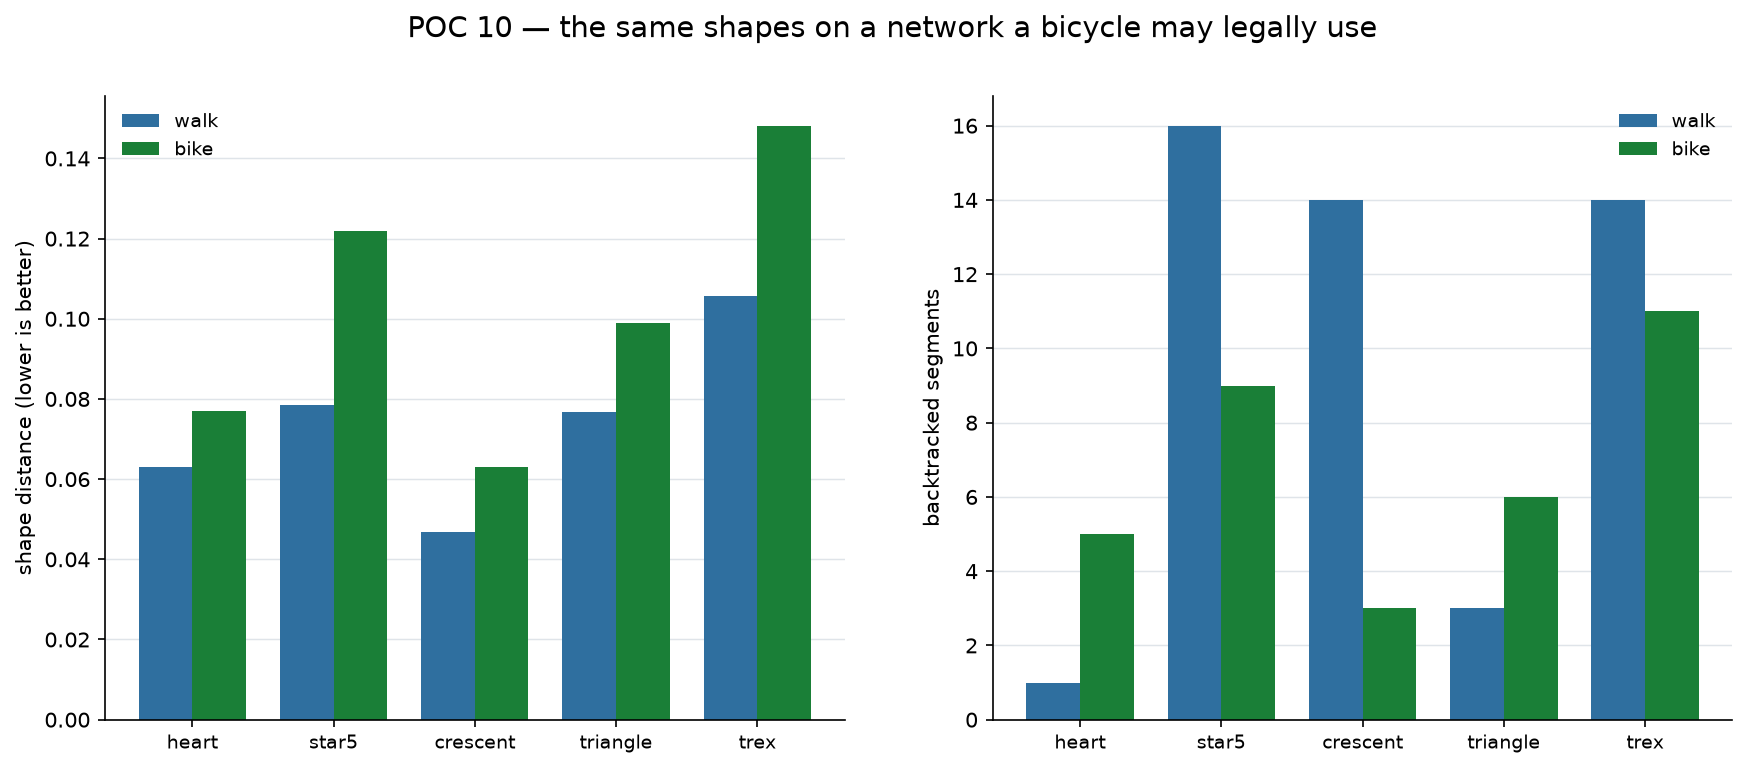

The script that saved this image:
"""
POC 10 - re-baselining on a network a bicycle can actually use.

POCs 1-9 were built on the walking network the original brief specified. Asked
to produce cycling routes instead, the walking results measured 31% of their
length unrideable and 12 to 27 dismounts per loop, so the question is not
"filter differently" but "which of nine POCs' numbers survive".

What survives is everything that never touched a map: the shape metric, the
perceptual threshold of ~0.10, the tilt and feature findings from three raters,
the matcher, and n_min - which is a property of a shape, not a city. What has to
be re-measured is every constant derived from the network: its characteristic
scale, the detour ratio, and whether concave shapes remain routable at all once
one-way restrictions apply.

That last one is the real risk. POC 6 measured the star needing 20 backtracked
segments and the crescent 14. A pedestrian may walk back up a one-way street; a
cyclist may not, so shapes that depend on backtracking can become unroutable
rather than merely worse.

Run:  python poc10_bike.py
Out:  poc10_bike.png, poc10_bike.json
"""

from __future__ import annotations

import json
from pathlib import Path

import matplotlib
matplotlib.use("Agg")
import matplotlib.pyplot as plt
import numpy as np
import osmnx as ox
from pyproj import Transformer
from scipy.spatial import cKDTree

from heart_route_poc import download_walk_graph
from heart_route_poc2 import NoRouteFoundError
from heart_route_poc3 import (
    GRID_STEP_M, MIN_SEPARATION_M, NETWORK_HALF_SIZE_M, SEARCH_LAT, SEARCH_LON,
    build_center_grid, build_street_index, select_candidates,
)
from poc6_shapes import ROTATIONS_DEG, WIDTH_M, coarse_scan, refine
from shape_library import SHAPES, resample_by_arclength

MODES = ["walk", "bike"]
SPACING_SWEEP = [40, 55, 70, 90, 120]      # contour points, for the scale sweep
SCALE_SHAPE = "heart"
N_SEARCH = 4
OUT_PNG = Path(__file__).with_name("poc10_bike.png")
OUT_JSON = Path(__file__).with_name("poc10_bike.json")


def perimeter(shape: str) -> float:
    pts = resample_by_arclength(shape, 4000)
    closed = np.vstack([pts, pts[:1]])
    return float(np.hypot(*np.diff(closed, axis=0).T).sum())


def network_stats(graph, tree, region, rng) -> dict:
    """Density, as a random point's distance to the nearest piece of network."""
    samples = region + rng.uniform(-2500, 2500, size=(20000, 2))
    d = tree.query(samples)[0]
    length = sum(data["length"] for _, _, data in graph.edges(data=True))
    return {"nodes": graph.number_of_nodes(), "edges": graph.number_of_edges(),
            "km_of_network": length / 1000.0,
            "median_to_network_m": float(np.median(d)),
            "p90_to_network_m": float(np.percentile(d, 90))}


def main() -> None:
    rng = np.random.default_rng(0)
    results = {}

    for mode in MODES:
        print(f"\n================ {mode} ================")
        graph = download_walk_graph(SEARCH_LAT, SEARCH_LON, NETWORK_HALF_SIZE_M, mode=mode)
        to_proj = Transformer.from_crs("EPSG:4326", graph.graph["crs"], always_xy=True)
        region = np.array(to_proj.transform(SEARCH_LON, SEARCH_LAT))
        tree = build_street_index(graph)
        stats = network_stats(graph, tree, region, rng)
        print(f"  {stats['nodes']:,} nodes, {stats['km_of_network']:,.0f} km of network, "
              f"random point {stats['median_to_network_m']:.0f} m from it (median)")

        centers, _, _ = build_center_grid(
            region, NETWORK_HALF_SIZE_M - WIDTH_M * 0.75, GRID_STEP_M)

        fits = {}
        print(f"\n  {'shape':<10}{'distance':>10}{'route km':>10}{'detour':>9}"
              f"{'backtrk':>9}{'status':>12}")
        print("  " + "-" * 60)
        for shape in SHAPES:
            scored = coarse_scan(tree, centers, shape, WIDTH_M, ROTATIONS_DEG)
            viable = int(np.isfinite(scored["score"]).sum())
            if viable == 0:
                print(f"  {shape:<10}{'':>38}{'no placement':>12}")
                fits[shape] = {"status": "no placement"}
                continue
            shortlist = select_candidates(scored, N_SEARCH, MIN_SEPARATION_M)
            best, failures = None, 0
            for row in shortlist:
                try:
                    fitted = refine(graph, shape, np.array([row["x"], row["y"]]),
                                    row["rotation"], WIDTH_M)
                except NoRouteFoundError:
                    failures += 1
                    continue
                if fitted is None:
                    failures += 1
                    continue
                if best is None or fitted["distance"] < best["distance"]:
                    best = fitted
            if best is None:
                print(f"  {shape:<10}{'':>38}{'unroutable':>12}")
                fits[shape] = {"status": "unroutable", "failures": failures}
                continue
            m = best["metrics"]
            fits[shape] = {"status": "ok", "distance": best["distance"],
                           "route_km": m["route_km"], "detour": m["detour_ratio"],
                           "backtracked": m["backtracked_edges"],
                           "failed_placements": failures}
            print(f"  {shape:<10}{best['distance']:>10.3f}{m['route_km']:>10.2f}"
                  f"{m['detour_ratio']:>9.2f}{m['backtracked_edges']:>9}"
                  f"{f'{failures}/{len(shortlist)} failed' if failures else 'ok':>12}")

        # The network's characteristic scale: the contour spacing at which
        # sampling stops helping, measured the way POC 7 measured it for walking.
        print(f"\n  contour-spacing sweep on the {SCALE_SHAPE}:")
        scored = coarse_scan(tree, centers, SCALE_SHAPE, WIDTH_M, ROTATIONS_DEG)
        shortlist = select_candidates(scored, 1, MIN_SEPARATION_M)
        base = None
        for row in shortlist:
            try:
                base = refine(graph, SCALE_SHAPE, np.array([row["x"], row["y"]]),
                              row["rotation"], WIDTH_M)
            except NoRouteFoundError:
                base = None
        sweep = []
        if base is not None:
            for n in SPACING_SWEEP:
                try:
                    fitted = refine(graph, SCALE_SHAPE, base["centre_xy"],
                                    base["rotation"], WIDTH_M, points=n)
                except NoRouteFoundError:
                    continue
                if fitted is None:
                    continue
                spacing = perimeter(SCALE_SHAPE) / n * WIDTH_M
                sweep.append({"n": n, "spacing_m": spacing,
                              "distance": fitted["distance"],
                              "backtracked": fitted["metrics"]["backtracked_edges"]})
                print(f"    n={n:>4}  spacing {spacing:>4.0f} m  "
                      f"distance {fitted['distance']:.3f}", flush=True)
        scale = min(sweep, key=lambda s: s["distance"])["spacing_m"] if sweep else None
        if scale:
            print(f"    -> characteristic scale {scale:.0f} m")

        results[mode] = {"stats": stats, "fits": fits, "sweep": sweep, "scale_m": scale}

    OUT_JSON.write_text(json.dumps(results, indent=1))

    # --- comparison -------------------------------------------------------
    print("\n\n================ walk vs bike ================")
    w, b = results["walk"], results["bike"]
    print(f"{'':<24}{'walk':>12}{'bike':>12}{'ratio':>9}")
    for label, key in (("network km", "km_of_network"),
                       ("nodes", "nodes"),
                       ("median distance to it", "median_to_network_m")):
        a, c = w["stats"][key], b["stats"][key]
        print(f"{label:<24}{a:>12,.0f}{c:>12,.0f}{c / a:>9.2f}")
    if w["scale_m"] and b["scale_m"]:
        print(f"{'characteristic scale m':<24}{w['scale_m']:>12.0f}{b['scale_m']:>12.0f}"
              f"{b['scale_m'] / w['scale_m']:>9.2f}")
    ok = [s for s in SHAPES if b["fits"].get(s, {}).get("status") == "ok"]
    print(f"\nshapes still routable by bike: {len(ok)}/{len(SHAPES)}  "
          f"({', '.join(ok) if ok else 'none'})")
    dead = [s for s in SHAPES if b["fits"].get(s, {}).get("status") != "ok"]
    if dead:
        print(f"lost: {', '.join(dead)}")
    dw = [f["detour"] for f in w["fits"].values() if f.get("status") == "ok"]
    db = [f["detour"] for f in b["fits"].values() if f.get("status") == "ok"]
    if dw and db:
        print(f"detour ratio: walk {np.mean(dw):.2f}  bike {np.mean(db):.2f}")

    fig, axes = plt.subplots(1, 2, figsize=(14, 5.4))
    shapes_ok = [s for s in SHAPES if w["fits"].get(s, {}).get("status") == "ok"]
    x = np.arange(len(shapes_ok))
    for i, (mode, colour) in enumerate((("walk", "#2f6f9f"), ("bike", "#1a7f37"))):
        vals = [results[mode]["fits"].get(s, {}).get("distance", np.nan) for s in shapes_ok]
        axes[0].bar(x + (i - 0.5) * 0.38, vals, 0.38, label=mode, color=colour)
        back = [results[mode]["fits"].get(s, {}).get("backtracked", np.nan) for s in shapes_ok]
        axes[1].bar(x + (i - 0.5) * 0.38, back, 0.38, label=mode, color=colour)
    axes[0].set_ylabel("shape distance (lower is better)")
    axes[1].set_ylabel("backtracked segments")
    for ax in axes:
        ax.set_xticks(x); ax.set_xticklabels(shapes_ok, fontsize=9)
        ax.grid(axis="y", color="#dfe4e9", lw=0.7); ax.set_axisbelow(True)
        for side in ("top", "right"):
            ax.spines[side].set_visible(False)
        ax.legend(fontsize=9, frameon=False)
    fig.suptitle("POC 10 — the same shapes on a network a bicycle may legally use",
                 fontsize=14)
    fig.savefig(OUT_PNG, dpi=150, bbox_inches="tight", facecolor="white")
    plt.close(fig)
    print(f"\nsaved {OUT_PNG}")


if __name__ == "__main__":
    main()
